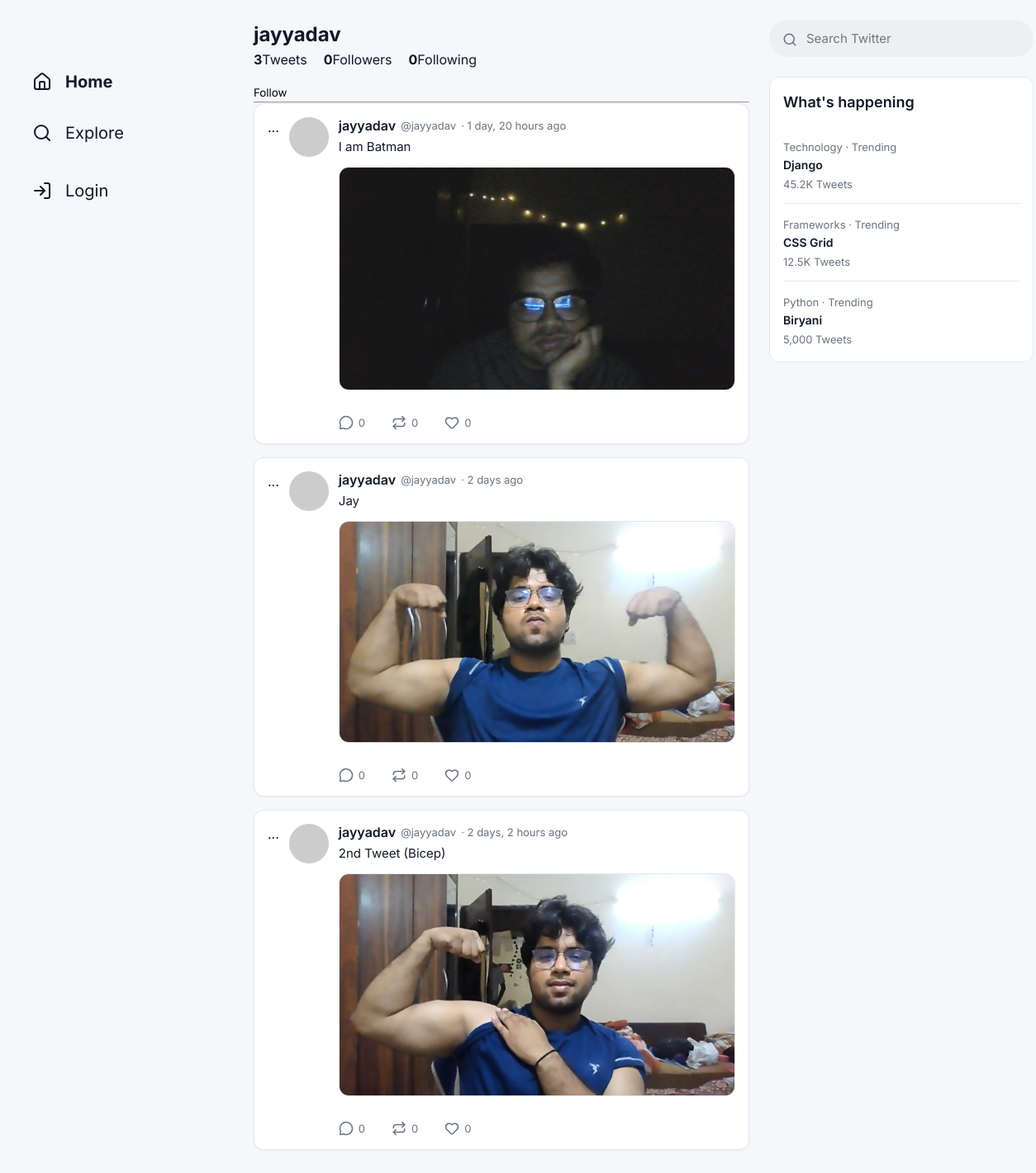
Before: /tweet/profile/1/ with the older database file.
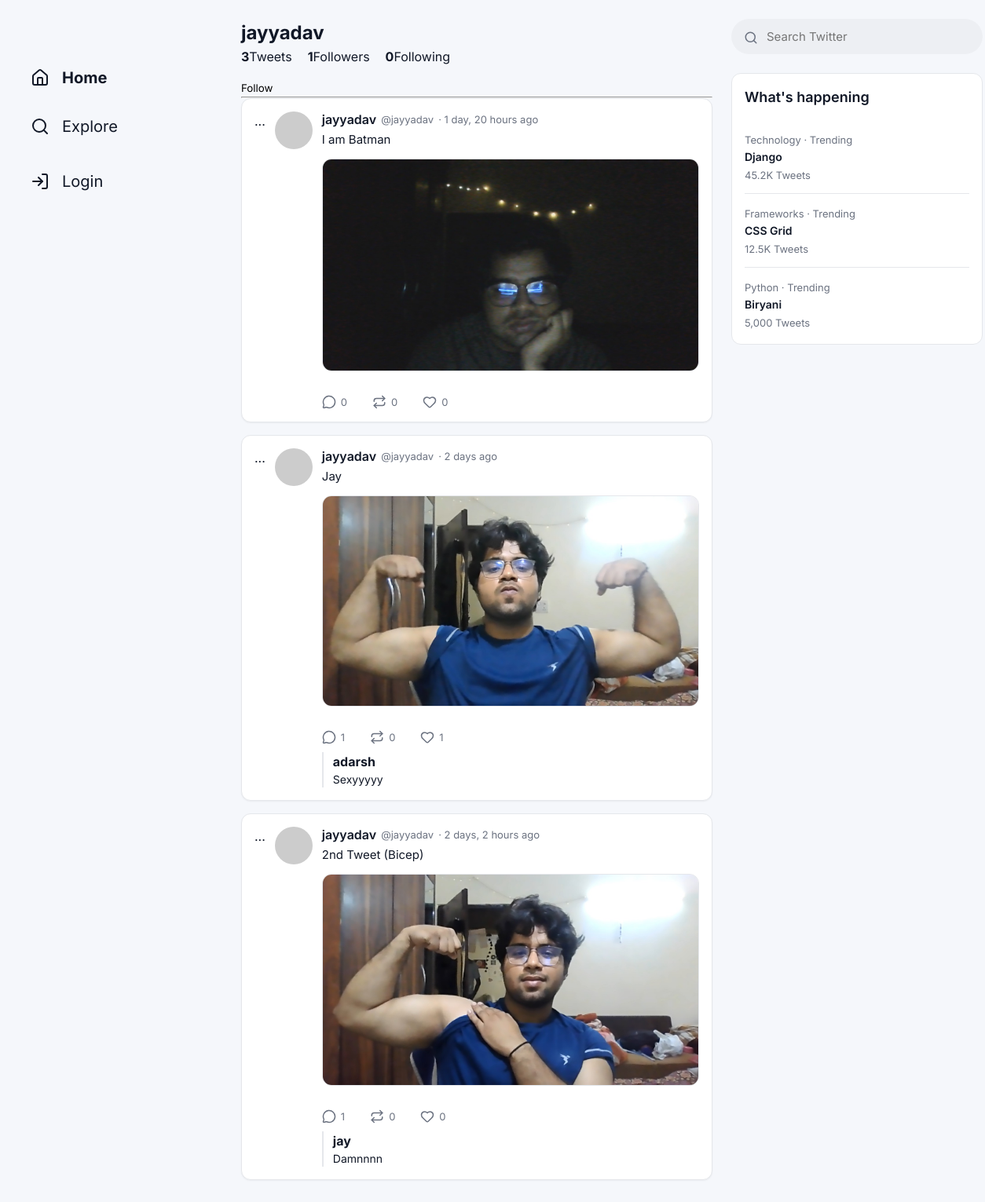
After: the same page with the newer database file.
### tweet/models.py (models this page shows, shortened)
class Tweet(models.Model):
    user = models.ForeignKey(User, on_delete=models.CASCADE)
    text = models.TextField(max_length=280)
    photo = models.ImageField(
        upload_to='tweet_photos/',
        blank=True,
        null=True
        )
    parent = models.ForeignKey(
        "self",
        null=True,
        blank=True,
        on_delete=models.CASCADE,
        related_name="replies"
    )
    likes = models.ManyToManyField(
        User,
        related_name='liked_tweets',
        blank=True
    )
    retweets = models.ManyToManyField(
        User,
        related_name="retweeted_tweets",
        blank = True
    )
    created_at = models.DateTimeField(auto_now_add=True)
    updated_at = models.DateTimeField(auto_now=True)
    @property
    def retweet_count(self):
        return self.retweets.count()
    @property
    def like_count(self):
        return self.likes.count()
    @property
    def reply_count(self):
        return self.replies.count()
    class Meta:
        ordering = ["-created_at"]
        indexes = [
            models.Index(fields=["user"]),
            models.Index(fields=["created_at"]),
            models.Index(fields=["parent"]),
            ]

### tweet/views.py (the view)
# urls.py: path("profile/<int:user_id>/", views.profile, name="profile"),
def profile(request,user_id):
    profile_user = get_object_or_404(User,pk=user_id)
    tweets = Tweet.objects.filter(
        user=profile_user,
        parent__isnull=True
    ).order_by("-created_at")
    is_following = False
    if request.user.is_authenticated:
        is_following = Follow.objects.filter(
            follower=request.user,
            following=profile_user
        ).exists()
    followers_count = Follow.objects.filter(
        following=profile_user
    ).count()
    following_count = Follow.objects.filter(
        follower=profile_user
    ).count()
    tweets_count = Tweet.objects.filter(
        user=profile_user,
        parent__isnull=True
    ).count()
    context = {
        "profile_user": profile_user,
        "tweets": tweets,
        "is_following": is_following
    }
    return render(request, "profile.html", {
        "profile_user": profile_user,
        "tweets": tweets,
        "is_following": is_following,
        "followers_count": followers_count,
        "following_count": following_count,
        "tweets_count": tweets_count,
    })

### tweet/templates/profile.html (shortened to what this page needs)
{% extends "layout.html" %}
{% block content %}
<h2>{{profile_user.username}}</h2>
<div style="display:flex; gap:20px; margin-bottom:15px;">
    <span><strong>{{ tweets_count }}</strong>Tweets</span>
    <span><strong>{{ followers_count }}</strong>Followers</span>
    <span><strong>{{ following_count }}</strong>Following</span>
</div>
{% if request.user != profile_user %}
    {% if is_following %}
    <form method="post" action="{% url "unfollow_user" profile_user.id %}">
        {% csrf_token %}
        <button>
            Unfollow
        </button>
    </form>
    {% else %}
    <form method="post" action="{% url "follow_user" profile_user.id %}">
        <button>
            Follow
        </button>
    </form>
    {% endif %}
{% endif %}
<hr>
{% for tweet in tweets %}
     {% include "components/tweet_card.html" with tweet=tweet %}
{% endfor %}
{% endblock %}

### templates/layout.html (shortened to what this page needs)
{% load static %}
<!DOCTYPE html>
<html lang="en">
<head>
    <link rel="stylesheet" href="{% static 'css/base.css' %}">
    <link rel="stylesheet" href="{% static 'css/layout.css' %}">
    <link rel="stylesheet" href="{% static 'css/components.css' %}">
    <link rel="stylesheet" href="{% static 'css/utilities.css' %}">
</head>
<body>
    <div class="app-container">
        <aside class="sidebar-left">
            <div class="logo-wrapper u-flex u-items-center u-gap-2">
                <i data-lucide="twitter" class="logo-icon"></i>
            </div>
            {% include "components/sidebar_nav.html" %}
        </aside>
        <main class="feed">
            {% block content %}
            {% endblock %}
        </main>
        <aside class="sidebar-right">
            <form action="{% url 'search' %}" method="GET" style="position: relative; margin-bottom: 24px;">
                <i data-lucide="search" style="position: absolute; left: 16px; top: 12px; width: 18px; color: var(--text-secondary);"></i>
                <input type="search" name="q" value="{{ query }}" placeholder="Search Twitter" class="form-input" style="padding-left: 44px; border-radius: var(--radius-full); background: var(--hover-bg); border-color: transparent;">
            </form>
            <div class="trend-card">
                <h3 class="trend-title" style="font-size: 18px; margin-bottom: 16px;">What's happening</h3>
                <div class="trend-item">
                    <span class="trend-meta">Technology · Trending</span>
                    <div class="trend-title">Django</div>
                    <span class="trend-meta">45.2K Tweets</span>
                </div>
                <div class="trend-item">
                    <span class="trend-meta">Frameworks · Trending</span>
                    <div class="trend-title">CSS Grid</div>
                    <span class="trend-meta">12.5K Tweets</span>
                </div>
                <div class="trend-item">
                    <span class="trend-meta">Python · Trending</span>
                    <div class="trend-title">Biryani</div>
                    <span class="trend-meta">5,000 Tweets</span>
                </div>
            </div>
        </aside>
    </div>
</body>
</html>

### templates/components/sidebar_nav.html (shortened to what this page needs)
<nav class="nav-menu">
    <a href="{% url 'tweet_list' %}" class="nav-item active">
        <i data-lucide="home"></i>
        <span>Home</span>
    </a>
    <a href="{% url 'search' %}" class="nav-item">
        <i data-lucide="search"></i>
        <span>Explore</span>
    </a>
    {% if user.is_authenticated %}
    <a href="{% url 'tweet_create' %}" class="nav-item">
        <i data-lucide="feather"></i>
        <span>Tweet</span>
    </a>
    <div style="flex-grow: 1;"></div>
    <form method="POST" action="{% url 'logout' %}" style="display:inline; width:100%;">
        {% csrf_token %}
        <button type="submit" class="nav-item u-text-muted" style="width:100%; text-align:left;">
            <i data-lucide="log-out"></i>
            <span>Logout</span>
        </button>
    </form>
    {% else %}
    <a href="{% url 'login' %}" class="nav-item">
        <i data-lucide="log-in"></i>
        <span>Login</span>
    </a>
    {% endif %}
</nav>

### templates/components/tweet_card.html (shortened to what this page needs)
<article class="tweet-card">
     <a href="{% url 'tweet_detail' tweet.id %}" style="text-decoration:none; color:inherit;">
        ...
    </a>
    {% include "components/avatar.html" with user_obj=tweet.user %}
    <div class="tweet-content">
        <div class="tweet-header">
            <a href="{% url 'profile' tweet.user.id %}" class="tweet-username">
    {{ tweet.user.username }}
            </a>
            <span class="tweet-handle">@{{ tweet.user.username|lower }}</span>
            <span class="tweet-handle">· {{ tweet.created_at|timesince }} ago
            </span>
        </div>
        <p class="tweet-text">{{ tweet.text }}</p>
        {% if tweet.photo %}
        <img src="{{ tweet.photo.url }}" alt="Tweet photo" style="width: 100%; border-radius: var(--radius-md); margin-bottom: 12px; border: 1px solid var(--border-color);">
        {% endif %}
        {% include "components/tweet_actions.html" with tweet=tweet %}
    </div>
</article>

### templates/components/avatar.html
<img src="https://ui-avatars.com/api/?name={{ user_obj.username|default:'U' }}&background=E5E7EB&color=111827&bold=true" class="tweet-avatar" alt="{{ user_obj.username }} avatar">

### templates/components/tweet_actions.html (shortened to what this page needs)
<div class="tweet-actions-row">
    <button class="action-btn"
        onclick="document.getElementById('reply-box-{{ tweet.id }}').style.display='block'"
        title="Reply"
    >
    <i data-lucide="message-circle"></i>
    <span>{{ tweet.reply_count }}</span>
    </button>
    <form method="post" action="{% url 'toggle_retweet' tweet.id %}">
    <button class="action-btn" title="Retweet" >
        <i data-lucide="repeat"></i>
        <span>{{ tweet.retweet_count }}</span>
    </button>
    </form>
    <form method="post" action="{% url "toggle_like" tweet.id %}" style="display:inline;">
        <button class="action-btn" title="like">
            <i data-lucide="heart"></i>
            <span>{{ tweet.like_count }}</span>
        </button>
     </form>
  </div>
 {% for reply in tweet.replies.all %}
 <div style="margin-top:10px; padding-left:12px; border-left:2px solid var(--border-color);">
    <strong>{{ reply.user.username }}</strong>
    <div style="font-size:14px">
        {{ reply.text }}
    </div>
 </div>
 {% endfor %}

### static/css/base.css (style rules this page uses)
:root { --bg-color: #F5F7FB; --card-bg: #FFFFFF; --border-color: #E5E7EB; --text-primary: #111827; --text-secondary: #6B7280; --accent-color: #1DA1F2; --accent-hover: #1a91da; --hover-bg: rgba(0, 0, 0, 0.03); --error-color: #ef4444; --font-family: 'Inter', system-ui, -apple-system, BlinkMacSystemFont, "Segoe UI", Roboto, Helvetica, Arial, sans-serif; --font-username: 600 16px var(--font-family); --font-handle: 400 13px var(--font-family); --font-tweet: 400 15px/1.6 var(--font-family); --font-meta: 400 12px var(--font-family); --radius-sm: 8px; --radius-md: 12px; --radius-lg: 16px; --radius-full: 9999px; --shadow-sm: 0 1px 2px 0 rgba(0, 0, 0, 0.05); --shadow-md: 0 4px 6px -1px rgba(0, 0, 0, 0.1), 0 2px 4px -1px rgba(0, 0, 0, 0.06); --transition-fast: 150ms ease-in-out; --transition-normal: 200ms ease-in-out; }
*, *::before, *::after { box-sizing: border-box; margin: 0; padding: 0; }
body { font-family: var(--font-family); background-color: var(--bg-color); color: var(--text-primary); line-height: 1.5; -webkit-font-smoothing: antialiased; -moz-osx-font-smoothing: grayscale; }
a { color: inherit; text-decoration: none; }
button { font-family: inherit; border: none; background: none; cursor: pointer; }

### static/css/layout.css (style rules this page uses)
.app-container { display: grid; grid-template-columns: 260px minmax(600px, 1fr) 320px; gap: 24px; max-width: 1240px; margin: 0 auto; min-height: 100vh; padding: 0 16px; }
.sidebar-left, .sidebar-right { position: sticky; top: 0; height: 100vh; padding: 24px 0; overflow-y: auto; scrollbar-width: none; -ms-overflow-style: none; }
.sidebar-left { display: flex; flex-direction: column; }
.feed { padding: 24px 0; width: 100%; max-width: 600px; margin: 0 auto; }

### static/css/components.css (style rules this page uses)
.tweet-card { background: var(--card-bg); border: 1px solid var(--border-color); border-radius: var(--radius-md); padding: 16px; margin-bottom: 16px; box-shadow: var(--shadow-sm); transition: background-color var(--transition-fast), box-shadow var(--transition-fast); display: flex; gap: 12px; }
.tweet-avatar { width: 48px; height: 48px; border-radius: var(--radius-full); object-fit: cover; flex-shrink: 0; }
.tweet-content { flex-grow: 1; min-width: 0; }
.tweet-header { display: flex; align-items: center; gap: 6px; margin-bottom: 4px; }
.tweet-username { font: var(--font-username); color: var(--text-primary); }
.tweet-handle { font: var(--font-handle); color: var(--text-secondary); }
.tweet-text { font: var(--font-tweet); color: var(--text-primary); margin-bottom: 12px; word-wrap: break-word; }
.tweet-actions-row { display: flex; gap: 32px; margin-top: 12px; }
.action-btn { display: flex; align-items: center; gap: 6px; color: var(--text-secondary); transition: color var(--transition-fast); font-size: 13px; }
.action-btn i, .action-btn svg { width: 18px; height: 18px; transition: stroke var(--transition-fast), fill var(--transition-fast), transform var(--transition-fast); }
.form-input, .form-textarea { width: 100%; border: 1px solid var(--border-color); border-radius: var(--radius-sm); padding: 12px; font-family: inherit; font-size: 15px; resize: vertical; transition: border-color var(--transition-fast), box-shadow var(--transition-fast); background-color: #f9fafb; }
.nav-menu { display: flex; flex-direction: column; gap: 8px; width: 100%; }
.nav-item { display: flex; align-items: center; gap: 16px; padding: 12px 16px; border-radius: var(--radius-full); font-size: 20px; font-weight: 400; color: var(--text-primary); transition: background-color var(--transition-fast), font-weight var(--transition-fast); }
.nav-item.active { font-weight: 700; }
.trend-card { background: var(--card-bg); border-radius: var(--radius-md); padding: 16px; border: 1px solid var(--border-color); }
.trend-item { padding: 12px 0; border-bottom: 1px solid var(--border-color); }
.trend-item:last-child { border-bottom: none; padding-bottom: 0; }
.trend-title { font-size: 14px; font-weight: 600; color: var(--text-primary); }
.trend-meta { font-size: 13px; color: var(--text-secondary); margin-top: 4px; }

### static/css/utilities.css (style rules this page uses)
.u-flex { display: flex; }
.u-items-center { align-items: center; }
.u-gap-2 { gap: 16px; }
.logo-wrapper { margin-bottom: 16px; padding: 0 16px; }
.logo-icon { color: var(--accent-color); width: 32px; height: 32px; }

Changed rows visible on the page:
computed for Tweet "Jay": reply_count "0" → "1"; like_count "0" → "1"
added Tweet: user.username "adarsh", text "Sexyyyyy", shown under "jayyadav"
computed for Tweet "2nd Tweet (Bicep)": reply_count "0" → "1"
added Tweet: user.username "jay", text "Damnnnn", shown under "jayyadav"
Other visible differences:
{{ followers_count }}: "0" → "1"
